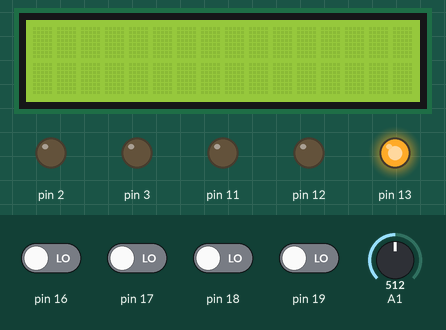
Simulated run of this sketch. Board: Arduino Uno, built with avr-gcc and run on an emulated ATmega328P. Parts: 16×2 character LCD, output pins drawn as LEDs (lit = HIGH). Wiring (inferred from the names in the program): character LCD (HD44780): RS pin 8; E pin 9; data pin 4, pin 5, pin 6, pin 7. Inputs (shaded band) come from the test bench; at power-on: pin 16–19 LOW, A1 = 512. Pins used as bus, display or sensor lines are not drawn; what the sketch prints to the serial monitor is not drawn.

Above: at 0.8 s.
0.9 s: pin 17 driven HIGH
At 2.0 s:
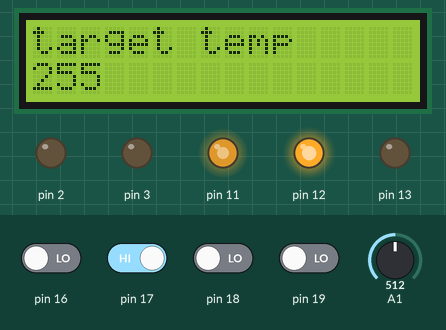
2.4 s: pin 18 driven HIGH
At 3.8 s:
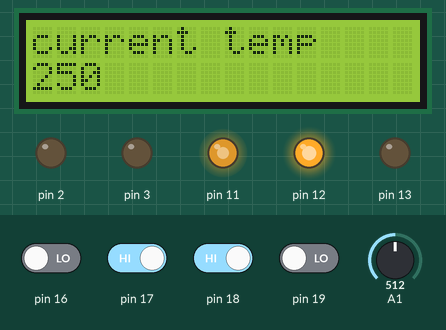
4.2 s: A1 set to 523
At 5.3 s:
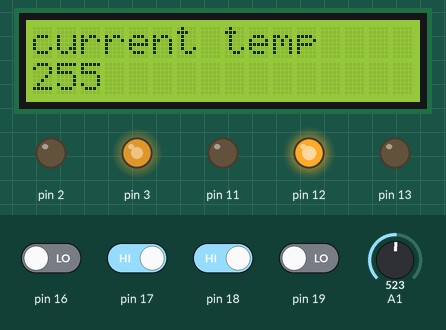
5.9 s: A1 set to 511
At 6.7 s:
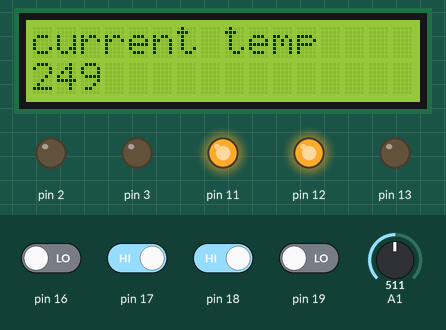
7.7 s: A1 set to 716
At 9.3 s:
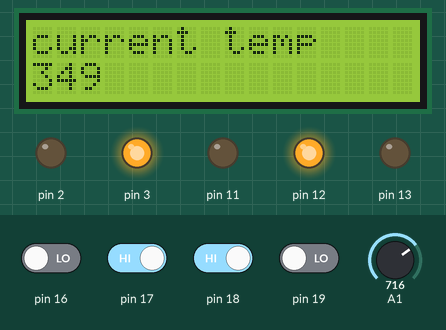
Timing chart, 0 to 10.8 s (numbered marks = the images above; inputs shaded):
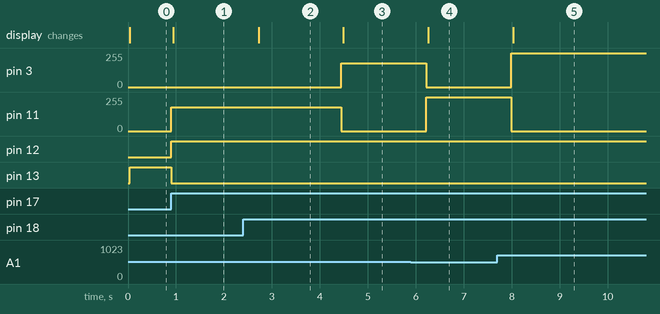

The sketch:

LCD.ino
```cpp
#include <avr/io.h>			  /* Include AVR std. library file */
#include <util/delay.h>	  /* Include Delay header file */
#include "LCD.h"
#if !defined(__AVR_ATmega328P__)
#include <avr/iom328p.h>
#endif

#define LCD_Dir  DDRD			/* Define LCD data port direction */
#define LCD_Port PORTD		/* Define LCD data port */

#define RS_EN_Dir  DDRB		/* Define RS and En data port direction */
#define RS_EN_Port PORTB  /* Define RS and En port */
#define RS PB0				    /* Define Register Select pin */
#define EN PB1 				    /* Define Enable signal pin */

void LCD_Command( unsigned char cmnd )
{
	LCD_Port = (LCD_Port & 0x0F) | (cmnd & 0xF0); /* sending upper nibble */
	RS_EN_Port &= ~ (1<<RS);		/* RS=0, command reg. */
	RS_EN_Port |= (1<<EN);		/* Enable pulse */
	_delay_us(1);
	RS_EN_Port &= ~ (1<<EN);

	_delay_us(200);

	LCD_Port = (LCD_Port & 0x0F) | (cmnd << 4);  /* sending lower nibble */
	RS_EN_Port |= (1<<EN);
	_delay_us(1);
	RS_EN_Port &= ~ (1<<EN);
	_delay_ms(2);
}


void LCD_Char( unsigned char data )
{
	LCD_Port = (LCD_Port & 0x0F) | (data & 0xF0); /* sending upper nibble */
	RS_EN_Port |= (1<<RS);		/* RS=1, data reg. */
	RS_EN_Port|= (1<<EN);
	_delay_us(1);
	RS_EN_Port &= ~ (1<<EN);

	_delay_us(200);

	LCD_Port = (LCD_Port & 0x0F) | (data << 4); /* sending lower nibble */
	RS_EN_Port |= (1<<EN);
	_delay_us(1);
	RS_EN_Port &= ~ (1<<EN);
	_delay_ms(2);
}

void LCD_Init (void)			/* LCD Initialize function */
{
	LCD_Dir = 0xFF;			    /* Make LCD port direction as o/p */
  	RS_EN_Dir |= (1 << EN) | (1 << RS);

	_delay_ms(20);			    /* LCD Power ON delay always >15ms */

	LCD_Command(0x02);		  /* send for 4 bit initialization of LCD  */
	LCD_Command(0x28);      /* 2 line, 5*7 matrix in 4-bit mode */
	LCD_Command(0x0c);      /* Display on cursor off*/
	LCD_Command(0x06);      /* Increment cursor (shift cursor to right)*/
	LCD_Command(0x01);      /* Clear display screen*/
	_delay_ms(2);
}

void LCD_String (char *str)		/* Send string to LCD function */
{
	int i;
	for(i=0;str[i]!=0;i++)		/* Send each char of string till the NULL */
	{
		LCD_Char (str[i]);
	}
}

void LCD_Clear()
{
	LCD_Command (0x01);		/* Clear display */
	_delay_ms(2);
	LCD_Command (0x80);		/* Cursor at home position */
}

// A utility function to reverse a string
void reverse(char str[], int length)
{
  int start = 0;
  int end = length - 1;
  while (start < end) {
      char temp = str[start];
      str[start] = str[end];
      str[end] = temp;
      end--;
      start++;
  }
}

char* IntToStr(int num, char* str)
{
    int count = 0;

    /* Handle 0 explicitly, otherwise empty string is
     * printed for 0 */
    if (num == 0) {
        str[count++] = '0';
        str[count] = '\0';
        return str;
    }

    // Process individual digits
    while (num != 0) {
        int remainder = num % 10;
        str[count++] = remainder + '0';
        num = num / 10;
    }

    str[count] = '\0'; // Append string terminator

    // Reverse the string
    reverse(str, count);

    return str;
}
```

AC_App.ino
```cpp
#include <avr/io.h>
#include <util/delay.h>
#include <math.h>
#include "LCD.h"
#include "DIO.h"
#include "ADC.h"
#include "UART.h"
#include "PWM.h"
#include "AC_functions.h"
#include <EEPROM.h>

//ENUMs for clarity of code and easier operations
enum display_state{
  target_temp = 0,
  display_temp = 1,
  direction_display = 2,
  OFF = 0,
  ON = 1,
  increase = 1,
  decrease = 0
};

int main(void){

  app_init(); //initializing all created APIs

  int AC_switch = OFF; //variable for control ON/OFF of AC switch
  DIO_SetPinState('b',5,'h'); //red led to show that AC is off

  //button initializations to allow for edge detection
  int display_button;
  int prev_display_button = DIO_GetPinState('c',4);
  int switch_button;
  int prev_switch_button = DIO_GetPinState('c',3);
  int increase_button;
  int prev_increase_button = DIO_GetPinState('c',5);
  int decrease_button;
  int prev_decrease_button = DIO_GetPinState('c',2);

  unsigned short ADC_input;
  float Temp_voltage;
  float current_temp;//three variables for ADC measurement and conversion
  unsigned char display_buffer[5];
  unsigned char target_buffer[5]; //display buffers for displaying on LCD screen

  int LCD_state = target_temp;//state off the screen, what is currently displayed

  char receive_string[7]; //empty string to store received characters
  int counter = 0; //counter for measuring length of string
  char received; //empty char variable to receive from the serial monitor input

  int duty3;
  int duty11;

  int eeprom_address = 0;
  int compare_temp; //eeprom variable inits

  while(1){

    //ON AND OFF BLOCK
    do{
      switch_button = DIO_GetPinState('c',3);
      if(switch_button == HIGH && switch_button != prev_switch_button){
        AC_switch = AC_switch_toggle(AC_switch);
      }
      prev_switch_button = switch_button;
    }while(!AC_switch);

    //read the value stored in the eeprom
    compare_temp = EEPROM.read(eeprom_address);

    //COMMUNICATING WITH THE AC
    if(uart_receive_ready()){//only enter if there is a bit to receive
      received = uart_receive();//store the received bit in a variable
      uart_transmit(received);
      if(received != '\n'){//if the received bit isn't a new line, meaning not the end of the command as after the command is typed, enter is pressed
        receive_string[counter++] = received;//place the received bit into the string in position (counter) which starts at 0 and increments each time a char is added to the string
      }else{//once the received character is a newline, enter the comparison branch
        if(counter == 2 && strncmp(receive_string,"cr",2)==0 ){
          uart_transmit_array(display_buffer,2);
          uart_transmit('\n');
        }else if(counter == 2 && strncmp(receive_string,"tr",2)==0){
          uart_transmit_array(target_buffer,2);
          uart_transmit('\n');
        }else if(counter == 2 && strncmp(receive_string,"in",2)==0){
          target_inc_dec(increase,compare_temp,eeprom_address);
        }else if(counter == 2 && strncmp(receive_string,"dc",2)==0){
          target_inc_dec(decrease,compare_temp,eeprom_address);
        }else{
          uart_transmit_array("incorrect command\n",18);
        }
        counter = 0; //reset the counter for checking the word length after finishing the loop
      }
    }


    //INCREASE COMPARE BUTTON
    increase_button = DIO_GetPinState('c',5);
    if(increase_button == HIGH && increase_button != prev_increase_button){
      target_inc_dec(increase,compare_temp,eeprom_address);
    }
    prev_increase_button = increase_button;

    //DECREASE COMPARE BUTTON
    decrease_button = DIO_GetPinState('c',2);
    if(decrease_button == HIGH && decrease_button != prev_decrease_button){
      target_inc_dec(decrease,compare_temp,eeprom_address);
    }
    prev_decrease_button = decrease_button;

    //ADC READING AND CONVERSION
    ADC_input = Adc_ReadChannel(1);
    Temp_voltage=(ADC_input*5000UL)/1024UL;
    current_temp = (Temp_voltage)/10;

    //converting the integers from reading and comparing to strings to display on LCD
    IntToStr(current_temp,display_buffer);
    IntToStr(compare_temp,target_buffer);

    //MOTOR direction and speed control using comparisons
    if(current_temp > compare_temp){
      duty11 = 0;
      if(current_temp-compare_temp>5){
        duty3 = 255;
      }else{
        duty3 = 180;
      }
    }else if(current_temp < compare_temp){
      duty3 = 0;
      if(compare_temp-current_temp>5){
        duty11 = 255;
      }else{
        duty11 = 180;
      }
    }else{
      duty11 = 0;
      duty3 = 0;
    }
    Set_DutyCycle(duty11,11);
    Set_DutyCycle(duty3,3);

  //SWITCH DISPLAY BLOCK BUTTONS
    display_button = DIO_GetPinState('c',4);
    if(display_button == HIGH && display_button != prev_display_button){
      if(LCD_state != 2){
        LCD_state++;
        if(LCD_state == 1){
          uart_transmit_array("current_temperature\n",20);
        }else{
          uart_transmit_array("direction_display\n",18);
        }
      }else{
        LCD_state = 0;
        uart_transmit_array("target_temperature\n",19);
      }
    }
    prev_display_button = display_button;


    //SWITCH DISPLAY BLOCK LCD WRITE
    LCD_Command(0x80); //set cursor to original position
    switch(LCD_state){
      case target_temp:
        LCD_String("target temp");
        LCD_Command(0xC0);
        LCD_String(target_buffer);
        break;
      case display_temp:
        LCD_String("current temp");
        LCD_Command(0xC0);
        LCD_String(display_buffer);
        break;
      case direction_display:
        LCD_String("fan direction");
        LCD_Command(0xC0);
        if(duty3 == 0){
          LCD_String("CCW");
        }else{
          LCD_String("CW");
        }
        break;
    }
    LCD_String("  ");
    _delay_ms(400);
  }
  return 0;
}
```

AC_functions.h
```cpp
void app_init(void);
int AC_switch_toggle(int state);
void target_inc_dec(int action,int& target,int address);
```

AC_functions.ino
```cpp
#include <avr/io.h>
#include "LCD.h"
#include "DIO.h"
#include "ADC.h"
#include "UART.h"
#include "PWM.h"
#include <EEPROM.h>

void app_init(void){

  LCD_Init();
  ADC_Init();
  DIO_Init();
  PWM_Init();
  UART_Init(9600);

  return;
}

void target_inc_dec(int action,int& target, int address){
  switch(action){
    case increase:
      if(target < 60){
        target++;
        uart_transmit_array("compare increased\n",18);
        EEPROM.write(address, target);
      }
      return;
    case decrease:
      if(target > 0){
        target--;
        uart_transmit_array("compare decreased\n",18);
        EEPROM.write(address, target);
      }
      return;
  }

}

int AC_switch_toggle(int state){
  switch(state){
    case ON:
      state = OFF;
      DIO_SetPinState('b',5,'h');
      DIO_SetPinState('b',4,'l');
      LCD_Command(0x01);
      Set_DutyCycle(0,3);
      Set_DutyCycle(0,11);
      uart_transmit_array("off\n",4);
      return state;
    case OFF:
      state = ON;
      DIO_SetPinState('b',5,'l');
      DIO_SetPinState('b',4,'h');
      uart_transmit_array("on\n",3);
      return state;
  }
}
```

ADC.h
```cpp
#ifndef __ADC__
#define __ADC__

void ADC_Init(void);

unsigned short Adc_ReadChannel(unsigned char channel);

#endif
```

ADC.ino
```cpp
#if !defined(__AVR_ATmega328P__)
#include <avr/iom328p.h>
#endif
#include "ADC.h"

void ADC_Init(void)
{
    // AREF = AVcc
    ADMUX = (1<<REFS0);

    // ADC Enable and prescaler of 128
    // 16000000/128 = 125000
    ADCSRA = (1<<ADEN)|(1<<ADPS2)|(1<<ADPS1)|(1<<ADPS0);
}

unsigned short Adc_ReadChannel(unsigned char ch)
{

  // select the corresponding channel 0~7
  // ANDing with ’7′ will always keep the value
  // of ‘ch’ between 0 and 7
  ch &= 0b00000111;  // AND operation with 7
  ADMUX = (ADMUX & 0xF8)|ch; // clears the bottom 3 bits before ORing

  // start single convertion
  // write ’1′ to ADSC
  ADCSRA |= (1<<ADSC);

  // wait for conversion to complete
  // ADSC becomes ’0′ again
  // till then, run loop continuously
  while(ADCSRA & (1<<ADSC));

  return (ADC);

}
```

PWM.h
```cpp
void PWM_Init();
void Set_DutyCycle(int duty, int pin);
```

PWM.ino
```cpp
#include <avr/io.h>
#include "PWM.h"

void PWM_Init(){
  DDRD |= (1<<PD3);
  DDRB |= (1<<PB3);

  TCCR2A |= (1<<COM2B1) | (1<<COM2A1) | (1<<WGM21) | (1<<WGM20); //set the mode to fast PWM and the mode to non inverting
  TCCR2B |= (1<<CS20); //set to no prescalar, maximum freq possible

  Set_DutyCycle(0,3);
  Set_DutyCycle(0,11); //set the initial duty cycle to zero
}

void Set_DutyCycle(int duty, int pin){
  switch(pin){
    case 3:
      OCR2B = duty; //set the duty cycle of the comparison
      break;
    case 11:
      OCR2A = duty; //set the duty cycle of the comparison
      break;
  }

}
```

UART.h
```cpp
void uart_SetBaudRate(int BRate);
void UART_Init(int BRate);
void uart_transmit(unsigned char data);
unsigned char uart_receive(void);
int uart_receive_ready(void);
void uart_transmit_array(char* data, int size);
```

UART.ino
```cpp
#include <avr/io.h>

void uart_SetBaudRate(int BRate){
  int ubrr = ((F_CPU)/(BRate*16UL)-1);  //function to change baudrate, = 103
  UBRR0H = (ubrr>>8);               //set the high baudrate
  UBRR0L = ubrr;                    //set the low baudrate
}

void UART_Init(int BRate){
  uart_SetBaudRate(BRate); //run the previous BaudRate setup function
  UCSR0B |= (1<<TXEN0)|(1<<RXEN0);  //enable the transmitter and receiver
  UCSR0C |= (1<<UCSZ01)|(1<<UCSZ00);//set format to 8-bit
}

void uart_transmit(unsigned char data){
  int udr_empty; //initialize the udr empty boolean-like variable
  do{
    udr_empty = (UCSR0A & (1<<UDRE0)) != 0; //check the data buffer if empty or not
  }while(!udr_empty); //loop if data buffer is full
  UDR0 = data; //send the data to the data bus
}

void uart_transmit_array(char* data, int size){ //parameters are character array(string) and length of array to be able to loop on it
  for(int i = 0; i < size; i++){ //for loop
    while(!(UCSR0A & (1<<UDRE0))); //while loop to wait for the character to be received before sending another one
    UDR0 = (int) data[i]; //sending the character bit
  }
}

unsigned char uart_receive(void){
  if(!uart_receive_ready()){
    return;
  }else {
    return UDR0;
  }
}

int uart_receive_ready(void){
  int flag = ((UCSR0A)&(1<<RXC0)) != 0; //checks the 7th bit of the register which means the received completed successfully
  return flag;
}
```

LCD.h
```cpp
#ifndef __LCD__
#define __LCD__

void LCD_Command(unsigned char cmnd);
void LCD_Char (unsigned char char_data);
void LCD_Init (void);
void LCD_String (char *str);
void LCD_Clear();
void reverse(char str[], int length);
char* IntToStr(int num, char* str);

#endif /*__LCD__*/
```

DIO.h
```cpp
void DIO_Init();
void DIO_SetPinDirection(unsigned char port, int pin, unsigned char direction);
void DIO_SetPinState(unsigned char port, int pin, unsigned char state);
int DIO_GetPinState(unsigned char port, int pin);
```

DIO.ino
```cpp
#define Get_Bit(reg, bit)    ((reg >> bit) & 1)
#define Set_Bit(reg, bit)    (reg |= (1 << bit))
#define Clear_Bit(reg,bit)   (reg &= ~(1 << bit))

void DIO_Init(){
  DIO_SetPinDirection('b',5,'o');
  DIO_SetPinDirection('b',4,'o');
}

// set Pin to INPUT or OUTput
void DIO_SetPinDirection(unsigned char port, int pin, unsigned char direction){
  if (port == 'b' & pin <= 7 & pin >= 0){ // pin must be from 0-7
    if(direction == 'o'){
      DDRB = DDRB|(1<<pin); //bit set to 1 for output
    }else if(direction == 'i'){
      DDRB = DDRB&!(1<<pin); // bit cleared to 0 for input
    }
  }
  if (port == 'c' & pin <= 7 & pin >= 0){ // pin must be from 0-7
    if(direction == 'o'){
      DDRC = DDRC|(1<<pin); // bit set to 1 for output
    }else if(direction == 'i'){
      DDRC = DDRC&!(1<<pin); // bit cleared to 0 for input
    }
  }
  if (port == 'd' & pin <= 7 & pin >= 0){ // pin must be from 0-7
    if(direction == 'o'){
      DDRD = DDRD|(1<<pin); //bit set to 1 for output
    }else if(direction == 'i'){
      DDRD = DDRD&!(1<<pin); //bit cleared to 0 for input
    }
  }
}

// if pin is output it will set it to either HIGH or LOW
// if pin is input it will activate internal pull up resistor
void DIO_SetPinState(unsigned char port, int pin, unsigned char state){
  if (port == 'b' & pin <= 7 & pin >= 0){ // pin must be from 0-7
    if(state == 'h'){
      PORTB = PORTB|(1<<pin); //pin is set to 1 for high
    }else if(state == 'l'){
      PORTB &= ~(1<<pin); //pin is cleared to 0 for low
    }
  }
  if (port == 'd' & pin <= 7 & pin >= 0){ // pin must be from 0-7
    if(state == 'h'){
      PORTD = PORTD|(1<<pin); //pin is set to 1 for high
    }else if(state == 'l'){
      PORTD &= ~(1<<pin); //pin is cleared to 0 for low
    }
  }
  if (port == 'c' & pin <= 7 & pin >= 0){ // pin must be from 0-7
    if(state == 'h'){
      PORTC = PORTC|(1<<pin); //pin is set to 1 for high
    }else if(state == 'l'){
      PORTC &= ~(1<<pin); //pin is cleared to 0 for low
    }
  }
}

int DIO_GetPinState(unsigned char port, int pin){ //function to return the value of a bit from a register
  int state;
  switch(port){ //check which register to use
    case 'd':
      if((pin <= 7) && (pin >= 0)){
        state = Get_Bit(PIND, pin);
      }
      break;
    case 'b':
      if((pin <= 5) && (pin >= 0)){
        state = Get_Bit(PINB, pin);
      }
      break;
    case 'c':
      if((pin <= 6) && (pin >= 0)){
        state = Get_Bit(PINC, pin);
      }
  }
  return state;
}
  
```

Measured:
- the behaviour switches between 522 and 523 on A1 (found by bisection; images 2 and 3)
- after the input at 0.9 s, pin 11: 0/255 → 180/255 at once; pin 12: LOW → HIGH at once; pin 13: HIGH → LOW at once; the display: changes at once (image 1)
- after the input at 2.4 s, the display: changes after 0.32 s (image 2)
- after the input at 4.2 s, pin 3: 0/255 → 180/255 after 0.25 s; pin 11: 180/255 → 0/255 after 0.25 s; the display: changes after 0.29 s (image 3)
- after the input at 5.9 s, pin 3: 180/255 → 0/255 after 0.32 s; pin 11: 0/255 → 255/255 after 0.32 s; the display: changes after 0.36 s (image 4)
- after the input at 7.7 s, pin 3: 0/255 → 255/255 after 0.29 s; pin 11: 255/255 → 0/255 after 0.29 s; the display: changes after 0.33 s (image 5)
